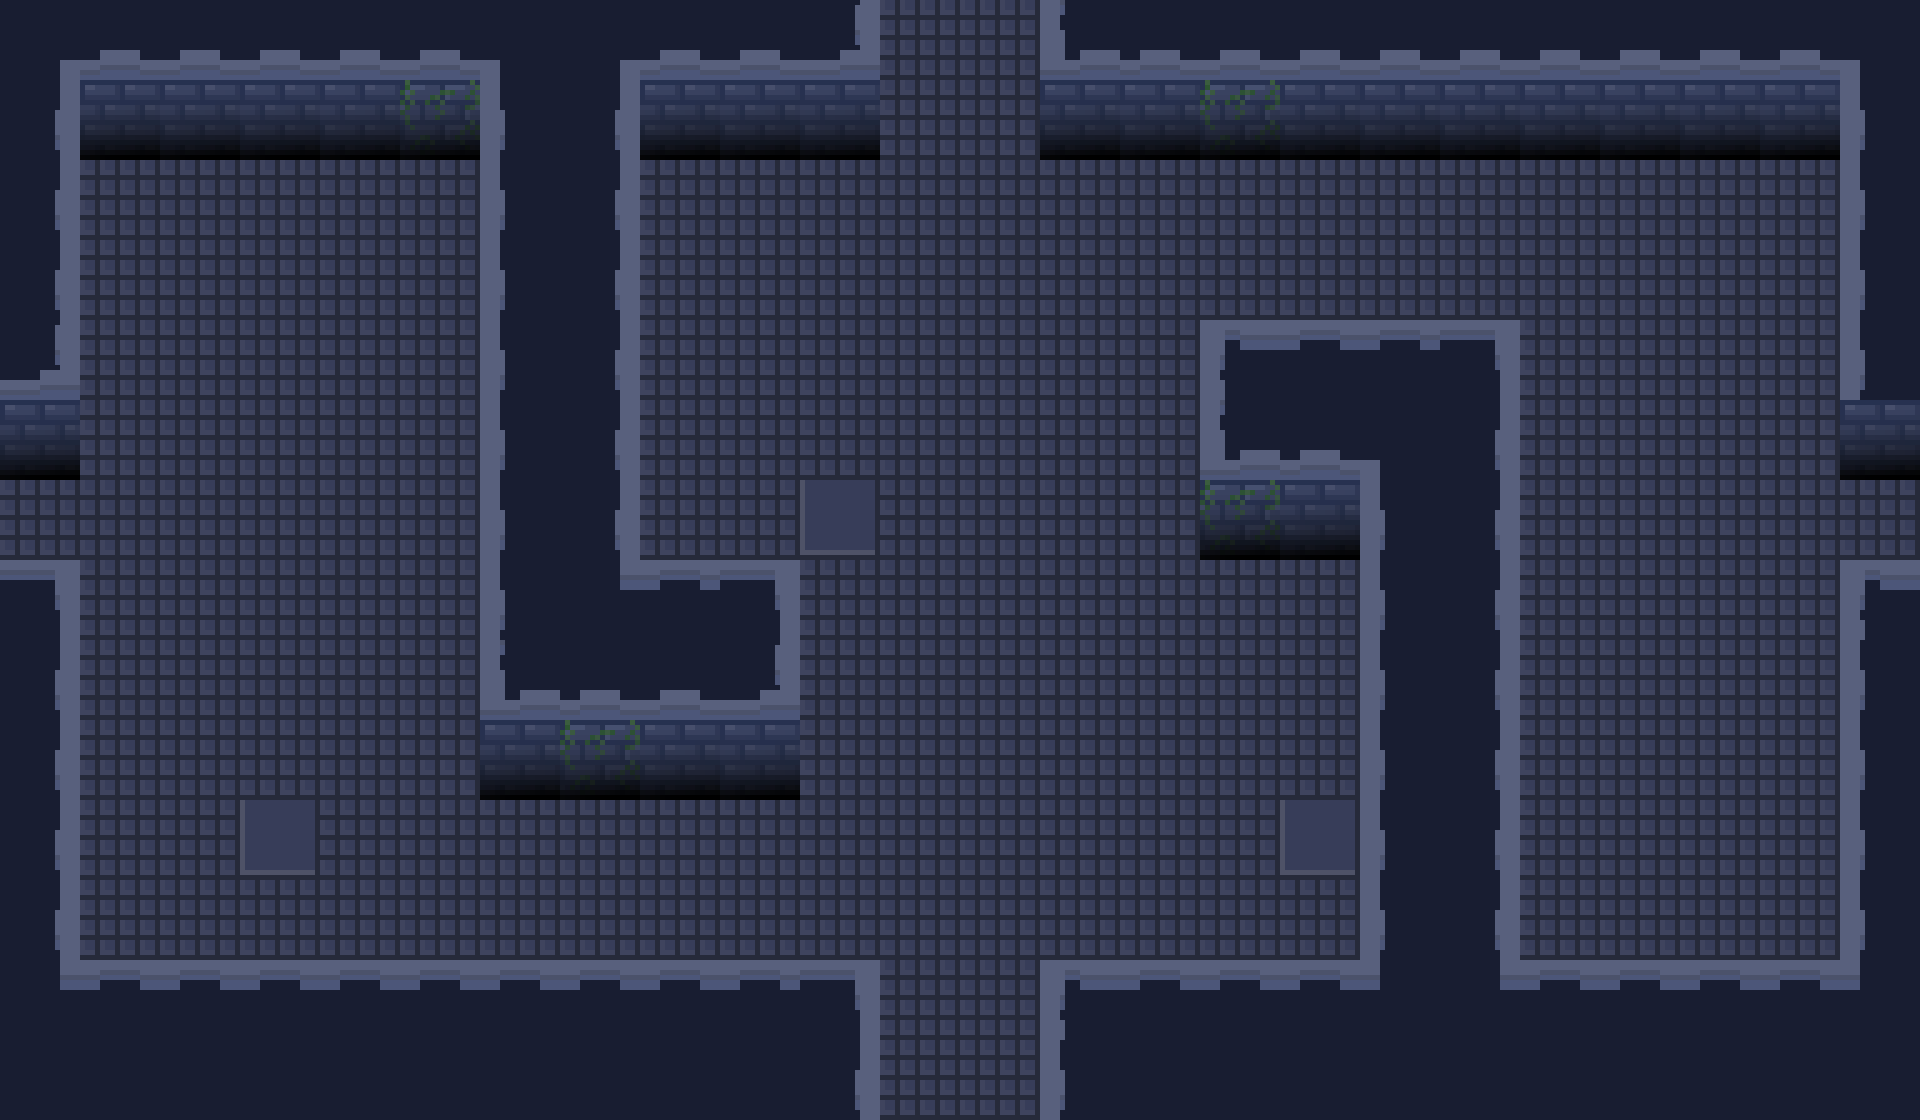

This is a level from a 2D game, rendered from its Tiled map with the project's own tilesets. A one-line summary and the complete map file follow:
An orthogonal 24x14 tile map with 80x80 px tiles, 3 tile layers (Floor, Walls, Top).

<map version="1.2" tiledversion="1.3.4" orientation="orthogonal" renderorder="right-down" width="24" height="14" tilewidth="80" tileheight="80" infinite="0" nextlayerid="5" nextobjectid="1">
 <editorsettings>
  <export format="tmx" />
 </editorsettings>
 <tileset firstgid="1" source="AlchemistTilemap.tsx" />
 <layer id="3" name="Floor" width="24" height="14">
  <data encoding="csv">
51,51,51,51,51,51,51,51,51,51,51,51,51,51,51,51,51,51,51,51,51,51,51,51,
51,51,51,51,51,51,51,51,51,51,51,51,51,51,51,51,51,51,51,51,51,51,51,51,
51,51,51,51,51,51,51,51,51,51,51,51,51,51,51,51,51,51,51,51,51,51,51,51,
51,51,51,51,51,51,51,51,51,51,51,51,51,51,51,51,51,51,51,51,51,51,51,51,
51,51,51,51,51,51,51,52,51,51,51,51,51,51,51,51,51,51,51,51,51,51,51,51,
51,51,51,51,51,51,51,51,51,51,51,51,51,51,51,51,51,51,51,51,51,51,51,51,
51,51,51,51,51,51,51,51,51,51,51,51,51,51,51,51,51,51,51,51,51,51,51,51,
51,51,51,51,51,51,51,51,51,51,51,51,51,51,51,51,51,51,51,51,51,51,51,51,
51,51,51,51,51,51,51,51,51,51,51,51,51,51,51,51,51,51,51,51,51,51,51,51,
51,51,51,51,51,51,51,51,51,51,51,51,51,51,51,51,51,51,51,51,51,51,51,51,
51,51,51,52,51,51,51,51,51,51,51,51,51,52,51,51,52,51,51,51,51,51,51,51,
51,51,51,51,51,51,51,51,51,51,51,51,51,51,51,51,51,51,51,51,51,51,51,51,
51,51,51,51,51,51,51,51,51,51,51,51,51,51,51,51,51,51,51,51,51,51,51,51,
51,51,51,51,51,51,51,51,51,51,51,51,51,51,51,51,51,51,51,51,51,51,51,51
</data>
 </layer>
 <layer id="1" name="Walls" width="24" height="14">
  <data encoding="csv">
76,77,77,77,77,77,78,76,77,77,106,0,0,105,77,77,77,77,77,77,77,77,77,78,
101,27,27,27,27,26,103,101,27,27,27,0,0,27,27,26,27,27,27,27,27,27,27,103,
101,0,0,0,0,0,103,101,0,0,0,0,0,0,0,0,0,0,0,0,0,0,0,103,
101,0,0,0,0,0,103,101,0,0,0,0,0,0,0,0,0,0,0,0,0,0,0,103,
106,0,0,0,0,0,103,101,0,0,0,0,0,0,0,0,0,0,0,0,0,0,0,103,
27,0,0,0,0,0,103,101,0,0,0,0,0,0,0,105,77,78,101,0,0,0,0,27,
0,0,0,0,0,0,103,101,0,0,0,0,0,0,0,26,27,103,101,0,0,0,0,0,
0,0,0,0,0,0,103,126,0,0,0,0,0,0,0,0,0,103,101,0,0,0,0,0,
101,0,0,0,0,0,105,77,77,106,0,0,0,0,0,0,0,103,101,0,0,0,0,103,
101,0,0,0,0,0,27,26,27,27,0,0,0,0,0,0,0,103,101,0,0,0,0,103,
101,0,0,0,0,0,0,0,0,0,0,0,0,0,0,0,0,103,101,0,0,0,0,103,
101,0,0,0,0,0,0,0,0,0,0,0,0,0,0,0,0,103,101,0,0,0,0,103,
126,0,0,0,0,0,0,0,0,0,0,0,0,0,0,0,0,128,126,0,0,0,0,128,
4,4,4,4,4,4,4,4,4,4,101,0,0,103,4,4,4,4,4,4,4,4,4,4
</data>
 </layer>
 <layer id="2" name="Top" width="24" height="14">
  <data encoding="csv">
0,0,0,0,0,0,0,0,0,0,0,0,0,0,0,0,0,0,0,0,0,0,0,0,
0,0,0,0,0,0,0,0,0,0,0,0,0,0,0,0,0,0,0,0,0,0,0,0,
0,0,0,0,0,0,0,0,0,0,0,0,0,0,0,0,0,0,0,0,0,0,0,0,
0,0,0,0,0,0,0,0,0,0,0,0,0,0,0,0,0,0,0,0,0,0,0,0,
0,0,0,0,0,0,0,0,0,0,0,0,0,0,0,80,127,127,81,0,0,0,0,0,
0,0,0,0,0,0,0,0,0,0,0,0,0,0,0,0,0,0,0,0,0,0,0,0,
0,0,0,0,0,0,0,0,0,0,52,0,0,0,0,0,0,0,0,0,0,0,0,0,
81,0,0,0,0,0,0,0,127,81,0,0,0,0,0,0,0,0,0,0,0,0,0,80,
0,0,0,0,0,0,0,0,0,0,0,0,0,0,0,0,0,0,0,0,0,0,0,0,
0,0,0,0,0,0,0,0,0,0,0,0,0,0,0,0,0,0,0,0,0,0,0,0,
0,0,0,0,0,0,0,0,0,0,0,0,0,51,0,0,0,0,0,0,0,0,0,0,
0,0,0,0,0,0,0,0,0,0,0,0,0,0,0,0,0,0,0,0,0,0,0,0,
0,127,127,127,127,127,127,127,127,127,81,0,79,80,127,127,127,0,0,127,127,127,127,0,
0,0,0,0,0,0,0,0,0,0,0,0,0,0,0,0,0,0,0,0,0,0,0,0
</data>
 </layer>
</map>